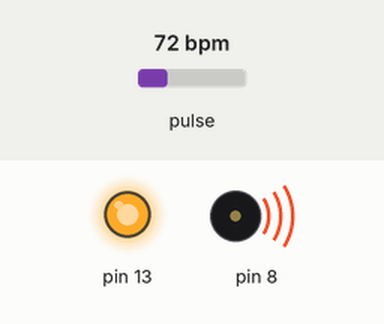
Simulated run of this sketch. Board: Arduino Uno, built with avr-gcc and run on an emulated ATmega328P. Shown: output pins drawn as LEDs (lit = HIGH), buzzer (waves = sounding). The test bench sets the inputs (shaded band); at power-on: pulse 72 bpm. What the sketch prints to the serial monitor is not drawn.

Above: at 1.2 s.
1.3 s: pulse set to 158 bpm
At 2.16 s:
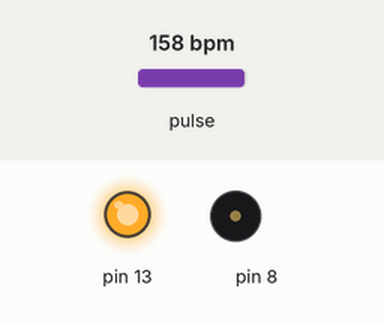
6.9 s: pulse set to 42 bpm
At 9.7 s:
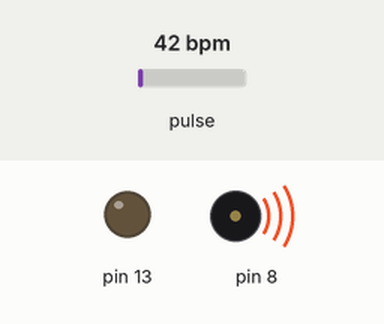
Timing chart, 0 to 16.4 s (numbered marks = the images above; inputs shaded):
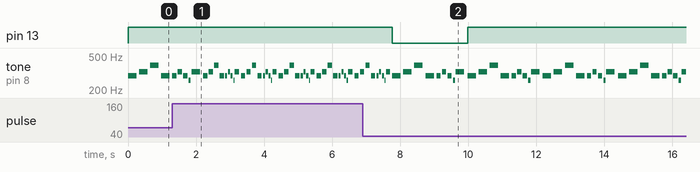

The sketch:

demo1.ino
```cpp
/*  Getting_BPM_to_Monitor prints the BPM to the Serial Monitor, using the least lines of code and PulseSensor Library.
 *  Tutorial Webpage: https://pulsesensor.com/pages/getting-advanced
 *
--------Use This Sketch To------------------------------------------
1) Displays user's live and changing BPM, Beats Per Minute, in Arduino's native Serial Monitor.
2) Print: "♥  A HeartBeat Happened !" when a beat is detected, live.
2) Learn about using a PulseSensor Library "Object".
4) Blinks LED on PIN 13 with user's Heartbeat.
--------------------------------------------------------------------*/

#define USE_ARDUINO_INTERRUPTS true    // Set-up low-level interrupts for most acurate BPM math.
#include <PulseSensorPlayground.h>     // Includes the PulseSensorPlayground Library.

//  Variables
const int PulseWire = 0;       // PulseSensor PURPLE WIRE connected to ANALOG PIN 0
const int LED13 = 13;          // The on-board Arduino LED, close to PIN 13.
int Threshold = 550;           // Determine which Signal to "count as a beat" and which to ignore.
                               // Use the "Gettting Started Project" to fine-tune Threshold Value beyond default setting.
                               // Otherwise leave the default "550" value.

int melody[] = {
  293, 329, 392, 293, 293, 329, 293, 261, 329
};
int noteDurations[] = {
  4, 4, 4, 4, 8, 8, 8, 16, 4
};

PulseSensorPlayground pulseSensor;  // Creates an instance of the PulseSensorPlayground object called "pulseSensor"


void setup() {

  Serial.begin(9600);          // For Serial Monitor

  // Configure the PulseSensor object, by assigning our variables to it.
  pulseSensor.analogInput(PulseWire);
  pulseSensor.blinkOnPulse(LED13);       //auto-magically blink Arduino's LED with heartbeat.
  pulseSensor.setThreshold(Threshold);

  // Double-check the "pulseSensor" object was created and "began" seeing a signal.
   if (pulseSensor.begin()) {
    Serial.println("We created a pulseSensor Object !");  //This prints one time at Arduino power-up,  or on Arduino reset.
  }
}

void music(int mut){
  for (int thisNote = 0; thisNote < 9; thisNote++) {

    // to calculate the note duration, take one second divided by the note type.
    //e.g. quarter note = 1000 / 4, eighth note = 1000/8, etc.
    int noteDuration = 1000 / noteDurations[thisNote] / mut;
    tone(8, melody[thisNote], noteDuration);

    // to distinguish the notes, set a minimum time between them.
    // the note's duration + 30% seems to work well:
    int pauseBetweenNotes = noteDuration * 1.3;
    delay(pauseBetweenNotes);
    // stop the tone playing:
    noTone(8);
  }
}

void loop() {

 int myBPM = pulseSensor.getBeatsPerMinute();  // Calls function on our pulseSensor object that returns BPM as an "int".
                                               // "myBPM" hold this BPM value now.

  if (pulseSensor.sawStartOfBeat()) {            // Constantly test to see if "a beat happened".
   Serial.println("♥  A HeartBeat Happened ! "); // If test is "true", print a message "a heartbeat happened".
   Serial.print("BPM: ");                        // Print phrase "BPM: "
   Serial.println(myBPM);                        // Print the value inside of myBPM.
  }
  if(myBPM < 100){
    music(1);
  }
  else if(myBPM >= 100 && myBPM < 150){
    music(1.5);
  }
  else if(myBPM >= 150){
    music(2);
  }

  delay(20);                    // considered best practice in a simple sketch.

}
```

Measured:
- after the input at 6.9 s, pin 13: HIGH → LOW after 0.87 s, → HIGH 2.2 s later
- by itself, tone on pin 8: plays 392 Hz for 0.13 s, 293 Hz for 0.13 s, 293 Hz for 0.06 s, 329 Hz for 0.06 s, 293 Hz for 0.06 s, 261 Hz for 0.03 s … (43 notes in this stretch)
